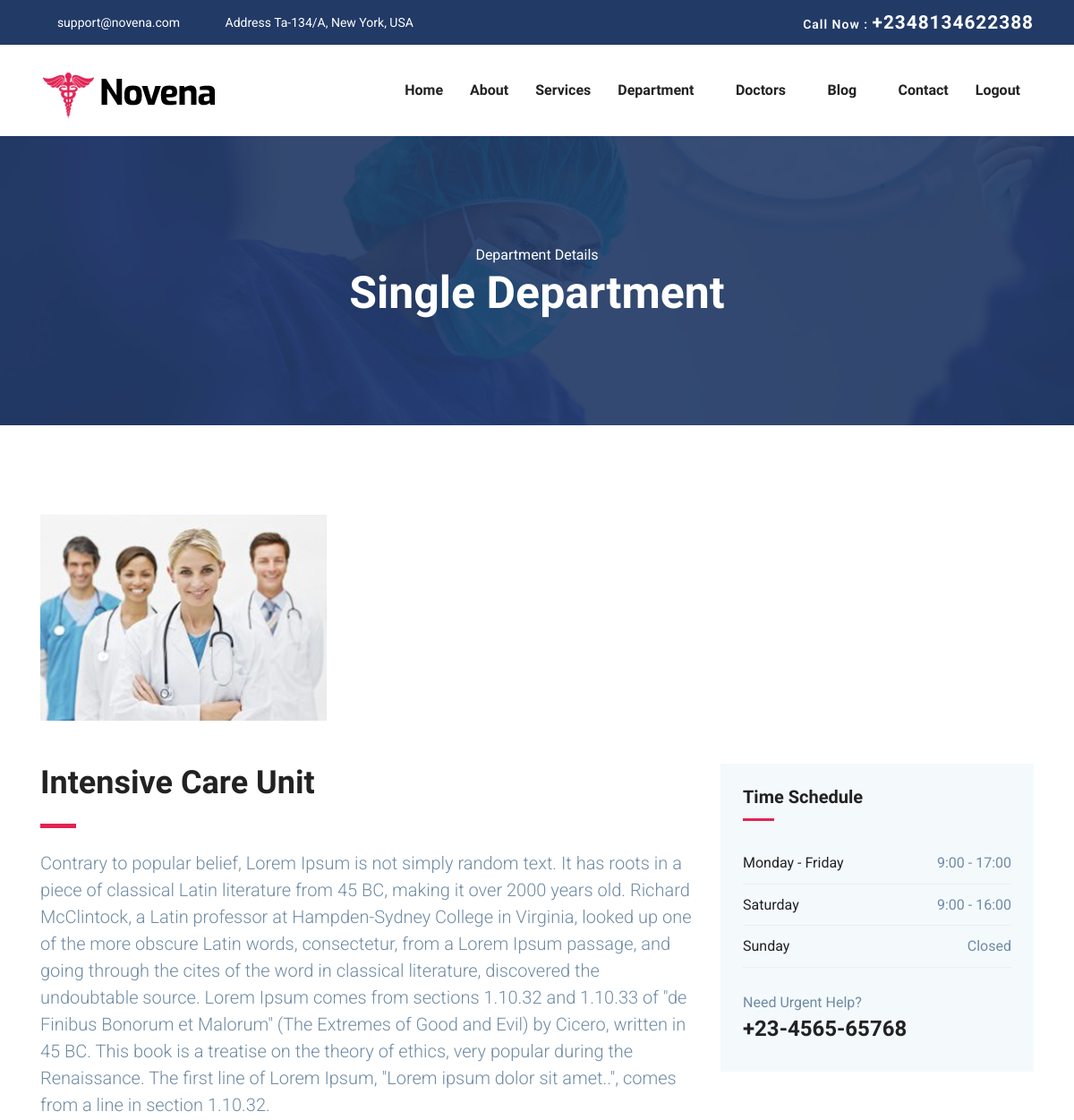
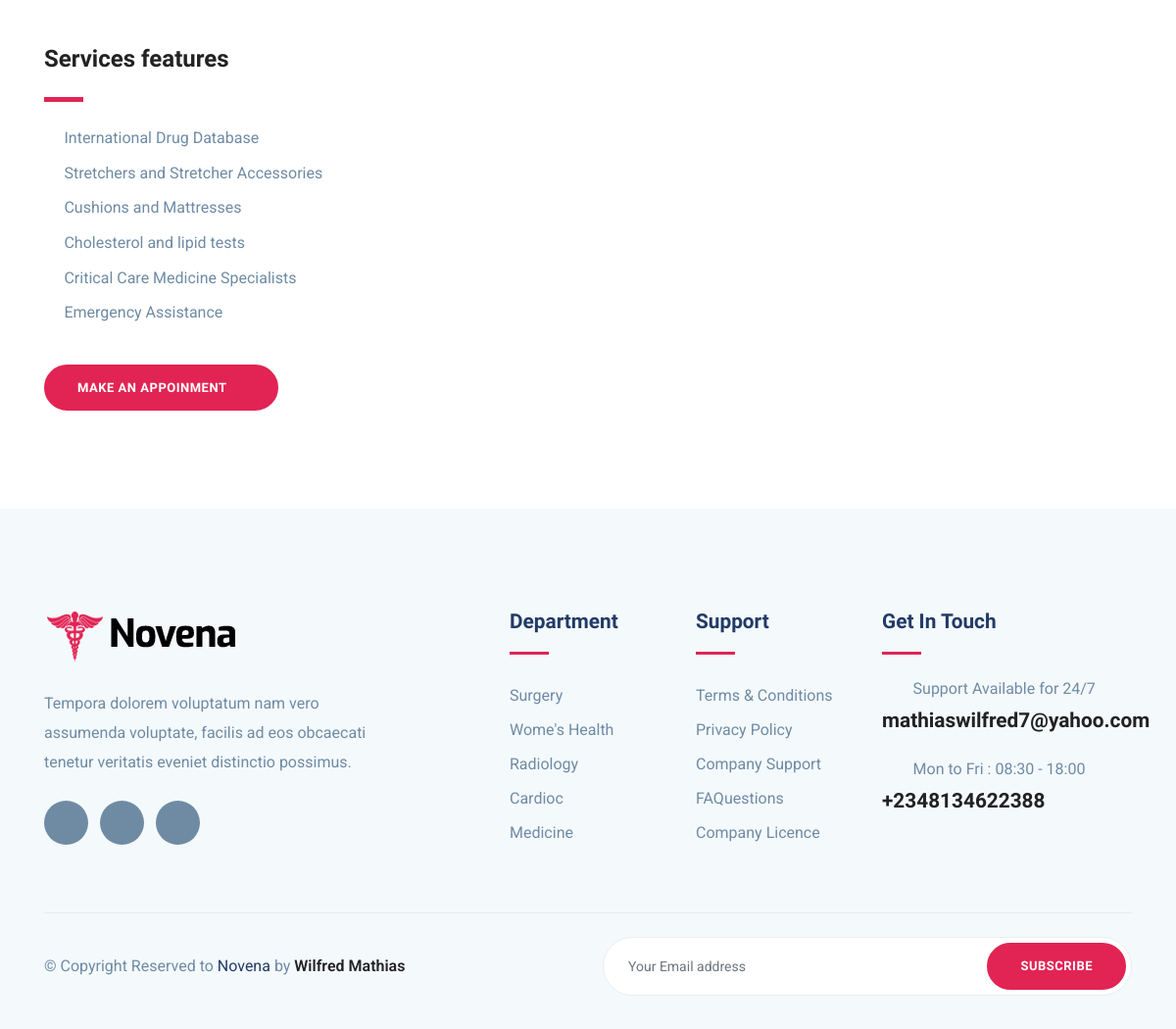
Page /department_detail/4/ on the committed database (2 pictures, top to bottom).
### myapp/models.py (models this page shows, shortened)
class Department(models.Model):
    specialization = models.CharField(max_length=255, choices = DEPARTMENT_CHOICES)
    description=models.CharField(max_length=1000, null=True)
    image = models.ImageField(upload_to='department_images', null = True)
    def imageUrl(self):
        if self.image:
            return self.image.url
        else:
            return ""

### myapp/views.py (the view)
# urls.py: path('department_detail/<int:department_id>/', views.department_detail, name='department_detail'),
def department_detail(request, department_id):
    dept_id = Department.objects.get(id = department_id)
    subscription(request)
    context = {
        'department':dept_id
    }
    return render(request, 'myapp/department-single.html', context)

### myapp/sub.py (called while the page is built)
def subscription(request):
    if request.method =='POST' and 'email' in request.POST:
        email = request.POST.get('email')
        if Subscription.objects.filter(email = email).exists():
            messages.info(request, 'Someone has already subscribe with this email')
        else:
            subscribe, created=Subscription.objects.get_or_create(email = email)
            messages.error(request, 'Thank you for subscribing to our news letter')

### myapp/templates/myapp/department-single.html (shortened to what this page needs)
{% extends 'myapp/base/base.html' %}
{% load static %}
{% block content %}
<section class="page-title bg-1">
  <div class="container">
    <div class="row">
      <div class="col-md-12">
        <div class="block text-center">
          <span class="text-white">Department Details</span>
          <h1 class="text-capitalize mb-5 text-lg">Single Department</h1>
        </div>
      </div>
    </div>
  </div>
</section>
<section class="section department-single">
	<div class="container">
		<div class="row">
			<div class="col-lg-12">
				<div class="department-img">
					<img src="{{ department.imageUrl }}" alt="" class="img-fluid">
				</div>
			</div>
		</div>
		<div class="row">
			<div class="col-lg-8">
				<div class="department-content mt-5">
					<h3 class="text-md">{{ department.specialization}}</h3>
					<div class="divider my-4"></div>
					<p class="lead">{{ department.description }}</p>
					<h3 class="mt-5 mb-4">Services features</h3>
					<div class="divider my-4"></div>
					<ul class="list-unstyled department-service">
						<li><i class="icofont-check mr-2"></i>International Drug Database</li>
						<li><i class="icofont-check mr-2"></i>Stretchers and Stretcher Accessories</li>
						<li><i class="icofont-check mr-2"></i>Cushions and Mattresses</li>
						<li><i class="icofont-check mr-2"></i>Cholesterol and lipid tests</li>
						<li><i class="icofont-check mr-2"></i>Critical Care Medicine Specialists</li>
						<li><i class="icofont-check mr-2"></i>Emergency Assistance</li>
					</ul>
					<a href="{% url 'appointment' %}" class="btn btn-main-2 btn-round-full">Make an Appoinment<i class="icofont-simple-right ml-2  "></i></a>
				</div>
			</div>
			<div class="col-lg-4">
				<div class="sidebar-widget schedule-widget mt-5">
					<h5 class="mb-4">Time Schedule</h5>
					<ul class="list-unstyled">
					  <li class="d-flex justify-content-between align-items-center">
					    <a href="#">Monday - Friday</a>
					    <span>9:00 - 17:00</span>
					  </li>
					  <li class="d-flex justify-content-between align-items-center">
					    <a href="#">Saturday</a>
					    <span>9:00 - 16:00</span>
					  </li>
					  <li class="d-flex justify-content-between align-items-center">
					    <a href="#">Sunday</a>
					    <span>Closed</span>
					  </li>
					</ul>
					<div class="sidebar-contatct-info mt-4">
						<p class="mb-0">Need Urgent Help?</p>
						<h3>+23-4565-65768</h3>
					</div>
				</div>
			</div>
		</div>
	</div>
</section>
{% endblock %}

### myapp/static/myapp/css/style.css (style rules this page uses)
html { overflow-x: hidden; }
body { line-height: 1.6; font-family: "Roboto", sans-serif; -webkit-font-smoothing: antialiased; font-size: 16px; color: #6F8BA4; font-weight: 400; }
h1, .h1, h2, .h2, h3, .h3, h4, .h4, h5, .h5, h6, .h6 { font-family: "Exo", sans-serif; font-weight: 700; color: #222; }
h1, .h1 { font-size: 2.5rem; }
h3, .h3 { font-size: 1.5rem; }
h5, .h5 { font-size: 1.25rem; }
p { line-height: 30px; }
.btn { display: inline-block; font-size: 14px; font-size: 0.8125rem; font-weight: 700; letter-spacing: .5px; padding: .75rem 2rem; font-family: "Exo", sans-serif; text-transform: uppercase; border-radius: 5px; border: 2px solid transparent; transition: all .35s ease; }
.btn-main-2 { background: #e12454; color: #fff; border-color: #e12454; }
.btn-round-full { border-radius: 50px; }
.section { padding: 100px 0; }
.text-md { font-size: 2.25rem; }
.text-lg { font-size: 3.75rem; }
a { color: #222; text-decoration: none; transition: all .35s ease; }
.page-title { padding: 120px 0px 70px 0px; position: relative; }
.page-title .block h1 { color: #fff; }
.text-lg { font-size: 50px; }
.bg-1 { background: url("../images/bg/22.jpg") no-repeat 50% 50%; background-size: cover; position: relative; }
.divider { width: 40px; height: 5px; background: #e12454; }
.department-service { margin-bottom: 40px; }
.department-service li { margin-bottom: 10px; }
.department-service li i { color: #e12454; }
.sidebar-widget { margin-bottom: 30px; padding-bottom: 35px; }
.sidebar-widget h5 { margin-bottom: 30px; position: relative; padding-bottom: 15px; }
.sidebar-widget h5:before { position: absolute; content: ""; left: 0px; bottom: 0px; width: 35px; height: 3px; background: #e12454; }
.sidebar-widget.schedule-widget { background: #f4f9fc; padding: 25px; }
.sidebar-widget.schedule-widget ul li { padding: 10px 0px; border-bottom: 1px solid #eee; }

### rows in the picture
Department: imageUrl (picture), specialization "Intensive Care Unit", description "Contrary to popular belief, Lorem Ipsum is not simply random text. It has roots in a piece of classical Latin literature from 45 BC, making it over 2000 years old. Richard McClintock, a Latin professor at Hampden-Sydney College in Virginia, looked up one of the more obscure Latin words, consectetur, from a Lorem Ipsum passage, and going through the cites of the word in classical literature, discovered the undoubtable source. Lorem Ipsum comes from sections 1.10.32 and 1.10.33 of \"de Finibus Bonorum et Malorum\" (The Extremes of Good and Evil) by Cicero, written in 45 BC. This book is a treatise on the theory of ethics, very popular during the Renaissance. The first line of Lorem Ipsum,…"
